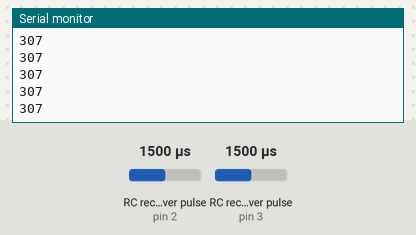
A sketch run on a simulated Arduino Uno, built with avr-gcc and run on an emulated ATmega328P. Parts: the last lines printed to the serial monitor. Wiring (inferred from the names in the program): 2 × RC receiver channel: data pin 2 / data pin 3. The inputs (shaded band) are chosen by the test bench; at power-on: RC receiver pulse (sensors on pin 3, pin 2) 1500 µs.

Above: at 1.2 s.
1.3 s: RC receiver pulse (sensor on pin 3) set to 1020 µs
At 1.35 s:
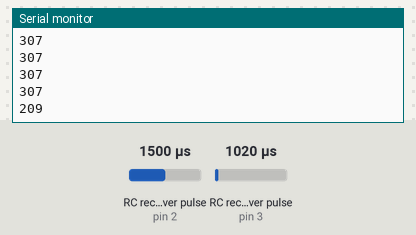
2.8 s: RC receiver pulse (sensor on pin 3) set to 1250 µs
At 2.85 s:
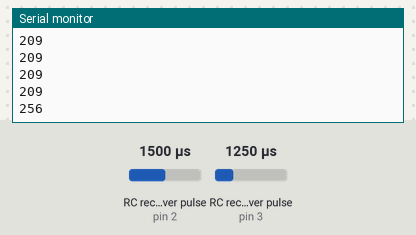
Timing chart, 0 to 5.8 s (numbered marks = the images above; inputs shaded):
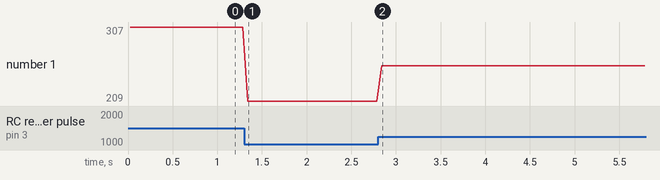

Measured:
- after the input at 1.3 s, the serial monitor: prints a new line at once (image 1)
- after the input at 2.8 s, the serial monitor: prints a new line at once (image 2)
- plotted number 1: 307 → 209 after the input at 1.3 s, 209 → 256 after the input at 2.8 s

The sketch:

fineTuning.ino
```cpp
#define throttlePin 2 // CH1
#define steeringPin 3 // CH2

int pulse[2];

void setup() {
  // put your setup code here, to run once:
  pinMode(throttlePin, INPUT);
  pinMode(steeringPin, INPUT);
  Serial.begin(9600);
}

void loop() {
  // put your main code here, to run repeatedly:
  pulse[0] = pulseIn(throttlePin, HIGH);
  pulse[1] = pulseIn(steeringPin, HIGH);

  Serial.println(to_bit(pulse[1]));
  delay(40);
}

int to_bit(int pulse) {
  return int(pulse * (4095.0/20000.0));
}
```
